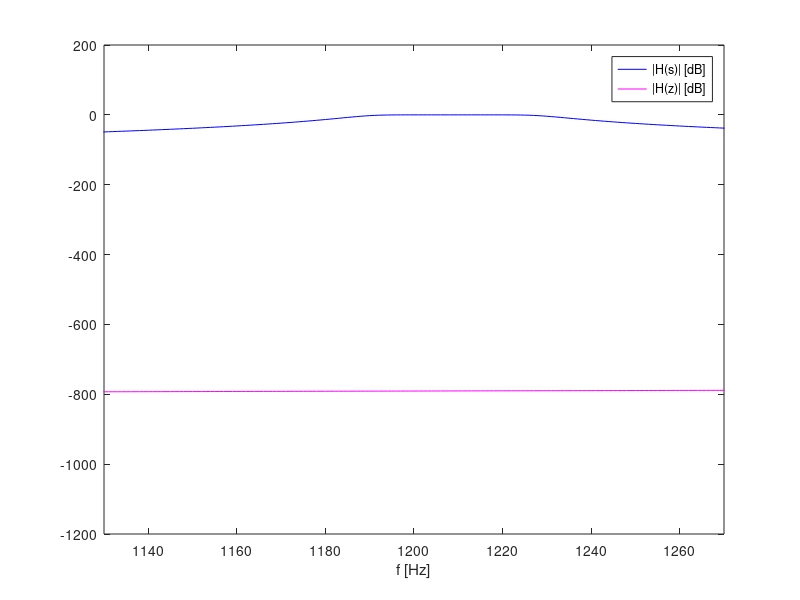

Source code (MATLAB): (Note: this script raises an error after producing the figure.)
%% Load analog filter data
clear all; close all; clc;

load('butter.mat'); % Load analog filter z-zeros, p-poles, k-gain
f1 = 1189;          % BP start freq.
f2 = 1229;          % BP stop freq.
fs = 16e3;          % Sampling freq.
f = 0:fs-1;    w = 2*pi*f;

%% Transform the analog into a digital filter
[zz, pp, kk] = bilinear(z,p,k,fs);


%% Construct the analog and digital filter
[b,a] = zp2tf(z,p,k);
[bb,aa] = zp2tf(zz,pp,kk);
H_s = freqs(b,a,w);         temp_s = 20*log10(abs(H_s));
H_z = freqz(bb,aa,f,fs);    temp_z = 20*log10(abs(H_z));

%% Plot
figure;
plot(f, 20*log10(abs(H_s)), 'b', f, 20*log10(abs(H_z)), 'm');
xlim([1130 1270]); legend('|H(s)| [dB]', '|H(z)| [dB]'); xlabel('f [Hz]');
xline(f1, 'k', 'f_{start}'); xline(f2, 'k', 'f_{stop}'); yline(-3, 'k', '-3 dB');

%% Generate signal
t = 0:1/fs:1-1/fs;      % Time vector
f1 = 1209; f2 = 1272;   % Signal freq.
x1 = sin(2*pi*f1*t);    x2 = sin(2*pi*f2*t);
x = x1 + x2;

%% Filter the signal
b1 = bb;        M = length(bb); % number of {b} coefficients
a1 = aa(2:end); N = length(a1); % number of {a} coeffs, remove a0=1, weight of y(n)
bx = zeros(1,M);                % buffer for input samples x(n)
by = zeros(1,N);                % buffer for output samples y(n)
y1 = zeros(1,fs);               % preallocate y1

for n = 1:length(x)                     % MAIN LOOP
    bx = [x(n), bx(1:M-1)];             % put new x(n) into bx buffer
    y1(n) = sum(bx.*b1)-sum( by.*a1);   % do filtration, find y(n)
    by = [y1(n), by(1:N-1)];            % put y(n) into by buffer
end

X = abs(fft(x, fs));
Y1 = abs(fft(y1, fs));

figure;
subplot(221); plot(f, 20*log10(X));
subplot(222); plot(f, 20*log10(Y1));
subplot(223); plot(t, x); xlim([0, 0.08]);
subplot(224); plot(t, y1); xlim([0, 0.08]);

%% Filter the signal using filter()
y2 = filter(bb, aa, x);
error = y2-y1;
figure; plot(t, y1, 'b-o', t, y2, 'r-x', t, error, 'k'); xlim([0, 0.04]);

%% Correct the analog filter

% Digital requirements
f1 = 1189;
f2 = 1229;
fs = 16e3;
f = 0:fs-1;   w = 2*pi*f;

% Analog requirements
f1 = 2*fs*tan(pi*f1/fs)/(2*pi);
f2 = 2*fs*tan(pi*f2/fs)/(2*pi);
w0 = 2*pi*sqrt(f1*f2);
dw = 2*pi*(f2-f1);

% Build the analog filter
[b,a] = butter(4, 1, 's');
[b,a] = lp2bp(b, a, w0, dw);
H_s = freqs(b, a, w);
z = roots(b); p = roots(a); k = 1/max(H_s);
figure; subplot(121); plot(f, temp_s, 'b', f, 20*log10(abs(H_s)), 'm');
xlim([1130 1300]); legend('|H(s)|-original', '|H(s)|-transform'); xlabel('f [Hz]');
xline(1189, 'k', 'f_{start}'); xline(1229, 'k', 'f_{stop}'); yline(-3, 'k', '-3 dB');

% Conversion from analog to digital filter
[zz, pp, kk] = bilinear(z, p, k, fs);
[bb, aa] = zp2tf(zz, pp, kk);
H_z = freqz(bb, aa, f, fs); H_z = H_z/max(H_z);
subplot(122); plot(f, temp_z, 'b', f, 20*log10(abs(H_z)), 'm');
xlim([1130 1300]); legend('|H(b)|-original', '|H(z)|-transform'); xlabel('f [Hz]');
xline(1189, 'k', 'f_{start}'); xline(1229, 'k', 'f_{stop}'); yline(-3, 'k', '-3 dB');